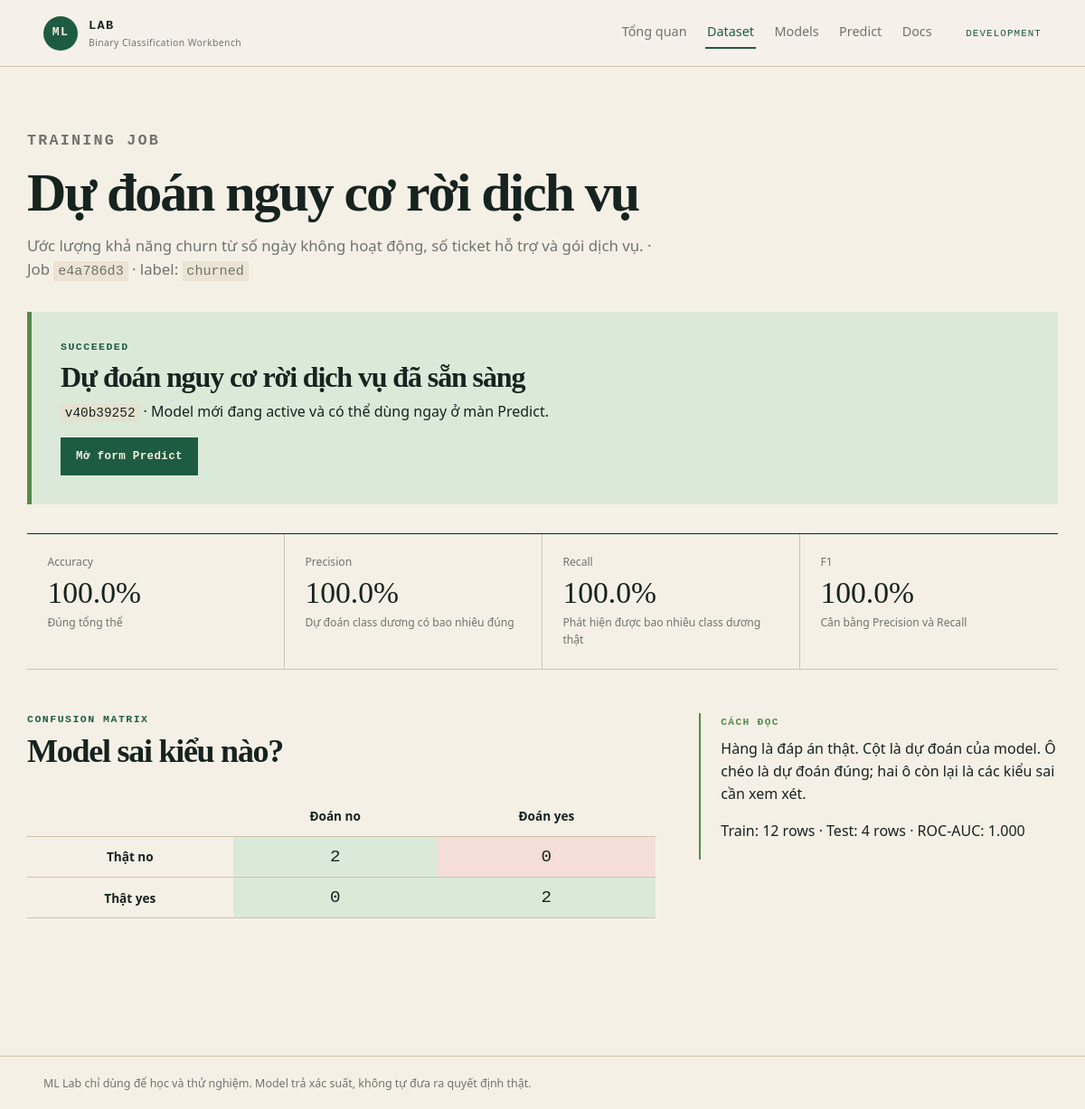
/jobs/e4a786d3557346f5aa1df37841aae00f, run on the app's committed database.
### tables this page shows
CREATE TABLE training_jobs (
                id TEXT PRIMARY KEY,
                dataset_id TEXT NOT NULL REFERENCES datasets(id),
                label_column TEXT NOT NULL,
                feature_columns_json TEXT NOT NULL,
                status TEXT NOT NULL CHECK(status IN ('queued', 'running', 'succeeded', 'failed')),
                error_message TEXT,
                started_at TEXT,
                completed_at TEXT,
                created_at TEXT NOT NULL
            , model_name TEXT, purpose TEXT);

CREATE TABLE model_versions (
                id TEXT PRIMARY KEY,
                dataset_id TEXT NOT NULL REFERENCES datasets(id),
                job_id TEXT NOT NULL REFERENCES training_jobs(id),
                version TEXT NOT NULL,
                artifact_path TEXT NOT NULL,
                metadata_path TEXT NOT NULL,
                metrics_json TEXT NOT NULL,
                is_active INTEGER NOT NULL DEFAULT 0,
                created_at TEXT NOT NULL
            , model_name TEXT, purpose TEXT);

### app/main.py (the view)
@app.get("/jobs/{job_id}", response_class=HTMLResponse)
def job_detail(request: Request, job_id: str):
    job = database.fetch_one("SELECT * FROM training_jobs WHERE id = ?", (job_id,))
    if not job:
        raise HTTPException(status_code=404, detail="Không tìm thấy training job.")
    model = database.fetch_one("SELECT * FROM model_versions WHERE job_id = ?", (job_id,))
    if model:
        model["metrics"] = database.deserialize(model.pop("metrics_json"))
        model["display_name"] = (model.get("model_name") or "").strip() or model["version"]
    return view(request, "job_detail.html", active_page="datasets", job=job, model=model)

### app/templates/job_detail.html (shortened to what this page needs)
{% extends "base.html" %}
{% block content %}
<section class="page-heading compact"><p class="eyebrow">TRAINING JOB</p><h1>{{ job.model_name or 'Model đang học từ dữ liệu' }}</h1><p>{{ job.purpose or 'Đang chờ bổ sung mục đích model.' }} · Job <code>{{ job.id[:8] }}</code> · label: <code>{{ job.label_column }}</code></p></section>
{% if job.status in ['queued', 'running'] %}
<section class="training-status pending"><div class="pulse-dot"></div><div><p class="eyebrow">{{ job.status|upper }}</p><h2>{% if job.status == 'queued' %}Đang chờ worker{% else %}Đang train Logistic Regression{% endif %}</h2><p>Trang tự cập nhật mỗi 2 giây. Training chạy nền nên UI không bị khóa.</p></div></section>
{% elif job.status == 'failed' %}
<section class="training-status failed"><div><p class="eyebrow">FAILED</p><h2>Job không hoàn tất</h2><p>{{ job.error_message }}</p><a class="button button-quiet" href="/datasets/{{ job.dataset_id }}">Quay lại kiểm tra dataset</a></div></section>
{% else %}
<section class="training-status success"><div><p class="eyebrow">SUCCEEDED</p><h2>{{ model.display_name }} đã sẵn sàng</h2><p><code>{{ model.version }}</code> · Model mới đang active và có thể dùng ngay ở màn Predict.</p><a class="button button-primary" href="/predict?model_id={{ model.id }}">Mở form Predict</a></div></section>
<section class="metrics-grid" aria-label="Metrics model">
  <article><span>Accuracy</span><strong>{{ '%.1f'|format(model.metrics.accuracy * 100) }}%</strong><small>Đúng tổng thể</small></article>
  <article><span>Precision</span><strong>{{ '%.1f'|format(model.metrics.precision * 100) }}%</strong><small>Dự đoán class dương có bao nhiêu đúng</small></article>
  <article><span>Recall</span><strong>{{ '%.1f'|format(model.metrics.recall * 100) }}%</strong><small>Phát hiện được bao nhiêu class dương thật</small></article>
  <article><span>F1</span><strong>{{ '%.1f'|format(model.metrics.f1 * 100) }}%</strong><small>Cân bằng Precision và Recall</small></article>
</section>
<section class="split-section metrics-explanation">
  <div><p class="eyebrow">CONFUSION MATRIX</p><h2>Model sai kiểu nào?</h2><table class="matrix"><thead><tr><th></th><th>Đoán {{ model.metrics.classes[0] }}</th><th>Đoán {{ model.metrics.classes[1] }}</th></tr></thead><tbody><tr><th>Thật {{ model.metrics.classes[0] }}</th><td>{{ model.metrics.confusion_matrix[0][0] }}</td><td>{{ model.metrics.confusion_matrix[0][1] }}</td></tr><tr><th>Thật {{ model.metrics.classes[1] }}</th><td>{{ model.metrics.confusion_matrix[1][0] }}</td><td>{{ model.metrics.confusion_matrix[1][1] }}</td></tr></tbody></table></div>
  <aside class="term-card"><p class="term-label">CÁCH ĐỌC</p><p>Hàng là đáp án thật. Cột là dự đoán của model. Ô chéo là dự đoán đúng; hai ô còn lại là các kiểu sai cần xem xét.</p><p>Train: {{ model.metrics.train_rows }} rows · Test: {{ model.metrics.test_rows }} rows · ROC-AUC: {{ '%.3f'|format(model.metrics.roc_auc) }}</p></aside>
</section>
{% endif %}
{% endblock %}

### app/static/app.css (style rules this page uses)
:root { --ink: #17231f; --paper: #f5f0e6; --paper-deep: #e9dfcd; --line: #cfc3ad; --forest: #1e5b43; --moss: #568a4d; --coral: #bd563e; --soft-green: #dbe9d8; --soft-red: #f4ded7; --muted: #6f746c; --mono: "SFMono-Regular", Consolas, "Liberation Mono", monospace; --serif: Georgia, "Iowan Old Style", "Palatino Linotype", serif; --sans: "Avenir Next", "Segoe UI", sans-serif; }
* { box-sizing: border-box; }
body { margin: 0; color: var(--ink); background: var(--paper); font-family: var(--sans); line-height: 1.55; }
a { color: inherit; }
code { font-family: var(--mono); font-size: .9em; background: color-mix(in srgb, var(--paper-deep) 70%, transparent); padding: .12rem .3rem; }
h1, h2, h3, p { margin-top: 0; }
h1, h2 { font-family: var(--serif); line-height: 1.05; letter-spacing: -.035em; }
.eyebrow { color: var(--forest); font: 700 .72rem var(--mono); letter-spacing: .13em; }
.button { display: inline-flex; justify-content: center; align-items: center; min-height: 42px; border: 1px solid var(--forest); padding: .55rem 1rem; font: 700 .78rem var(--mono); letter-spacing: .03em; text-decoration: none; cursor: pointer; }
.button-primary { color: var(--paper); background: var(--forest); }
.split-section { display: grid; grid-template-columns: 1.4fr .8fr; gap: 3rem; align-items: start; padding: 4.5rem 0; }
.split-section h2 { font-size: clamp(2rem, 3vw, 3rem); }
.term-card { border-left: 2px solid var(--moss); padding: .25rem 0 .25rem 1.4rem; }
.term-label { color: var(--moss); font: 700 .7rem var(--mono); letter-spacing: .12em; }
.page-heading { max-width: 700px; margin-bottom: 3rem; }
.page-heading h1 { overflow-wrap: anywhere; font-size: clamp(2.7rem, 5vw, 4.5rem); margin-bottom: .9rem; }
.page-heading p { color: var(--muted); font-size: 1.05rem; }
.page-heading.compact { margin-bottom: 2rem; }
.training-status { display: flex; gap: 1.2rem; align-items: start; padding: 2rem; margin-bottom: 2rem; border-left: 5px solid; }
.training-status h2 { font-size: 2rem; margin-bottom: .5rem; }
.training-status.success { background: var(--soft-green); border-color: var(--moss); }
.metrics-grid { display: grid; grid-template-columns: repeat(4, 1fr); border-top: 1px solid var(--ink); border-bottom: 1px solid var(--line); }
.metrics-grid article { padding: 1.4rem; border-right: 1px solid var(--line); }
.metrics-grid article:last-child { border-right: 0; }
.metrics-grid span, .metrics-grid small { display: block; color: var(--muted); font-size: .76rem; }
.metrics-grid strong { display: block; margin: .3rem 0; font: 2.1rem var(--serif); }
.metrics-explanation { padding-top: 3rem; }
.matrix { width: 100%; border-collapse: collapse; font-size: .85rem; }
.matrix th, .matrix td { padding: .7rem; text-align: center; border-bottom: 1px solid var(--line); }
.matrix th { font-weight: 600; }
.matrix td { background: var(--soft-green); font: 1.2rem var(--mono); }
.matrix tbody tr:first-child td:last-child, .matrix tbody tr:last-child td:first-child { background: var(--soft-red); }

### data on the page
training_jobs: model_name "Dự đoán nguy cơ rời dịch vụ", purpose "Ước lượng khả năng churn từ số ngày không hoạt động, số ticket hỗ trợ và gói dịch vụ.", label_column "churned"
model_versions: display_name "Dự đoán nguy cơ rời dịch vụ", version "v40b39252"

### other printed values
{{ app_env }} "DEVELOPMENT"
{{ job.id[:8] }} "e4a786d3"
{{ '%.1f'|format(model.metrics.accuracy * 100) }} "100.0"
{{ '%.1f'|format(model.metrics.precision * 100) }} "100.0"
{{ '%.1f'|format(model.metrics.recall * 100) }} "100.0"
{{ '%.1f'|format(model.metrics.f1 * 100) }} "100.0"
{{ model.metrics.classes[0] }} "no"
{{ model.metrics.classes[1] }} "yes"
{{ model.metrics.confusion_matrix[0][0] }} "2"
{{ model.metrics.confusion_matrix[0][1] }} "0"
{{ model.metrics.confusion_matrix[1][0] }} "0"
{{ model.metrics.confusion_matrix[1][1] }} "2"
{{ model.metrics.train_rows }} "12"
{{ model.metrics.test_rows }} "4"
{{ '%.3f'|format(model.metrics.roc_auc) }} "1.000"
